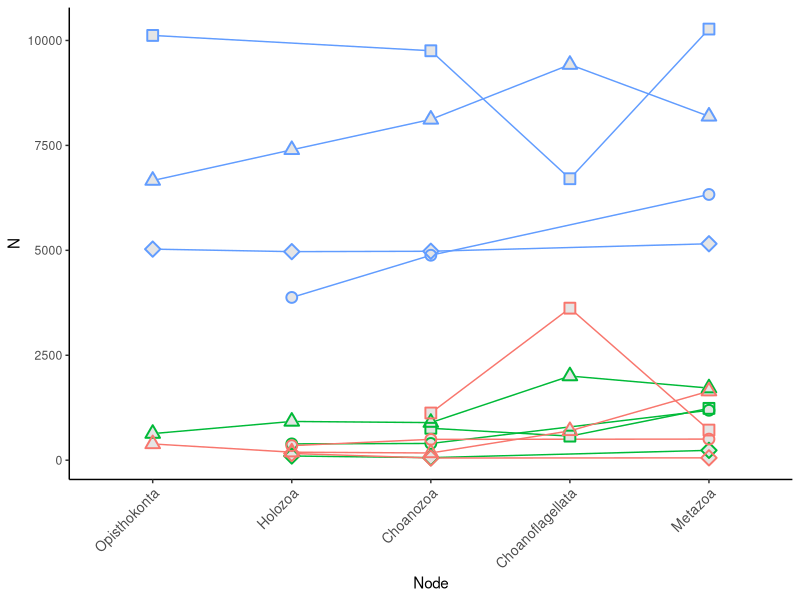
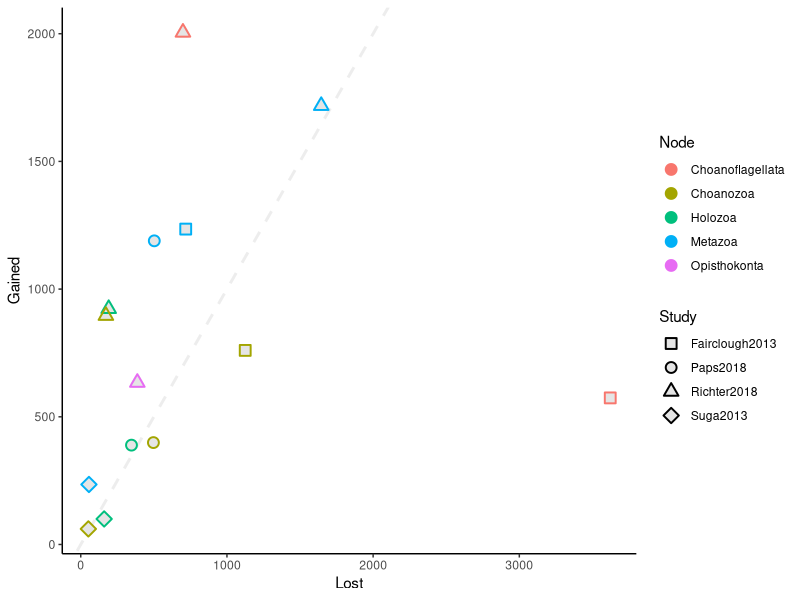
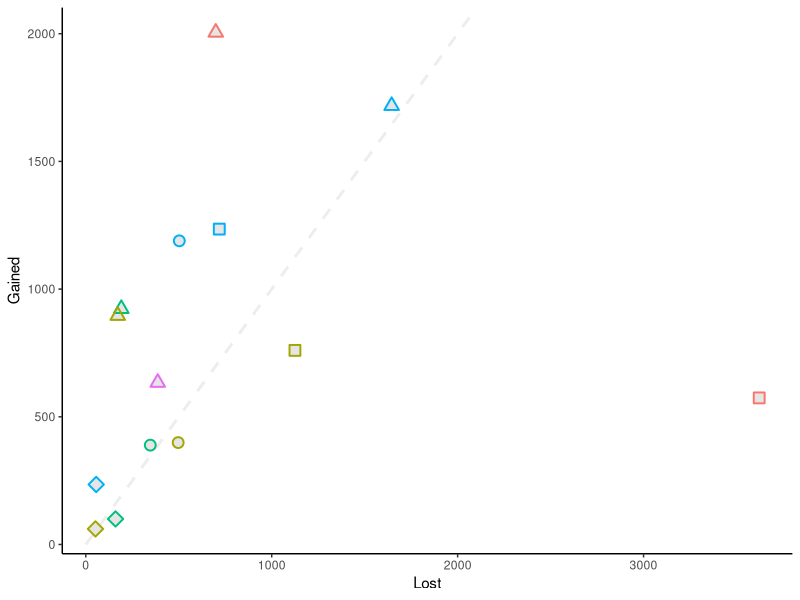
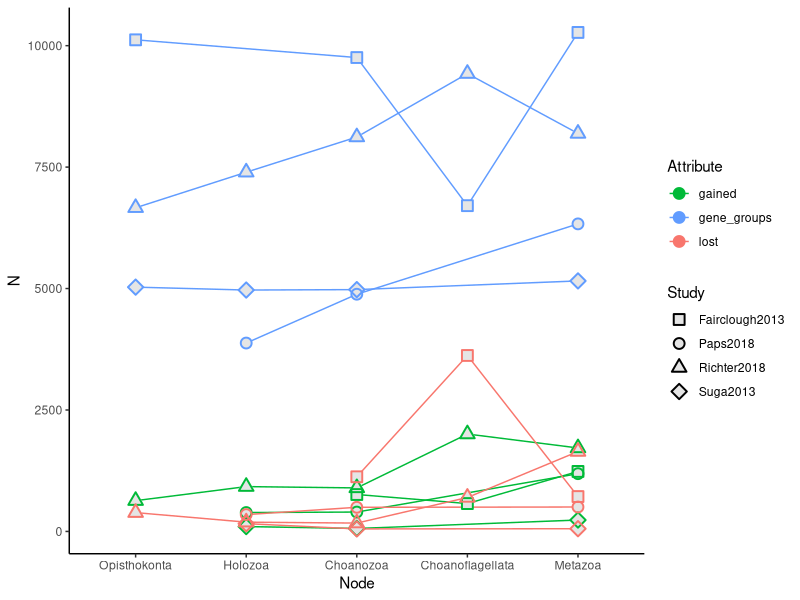
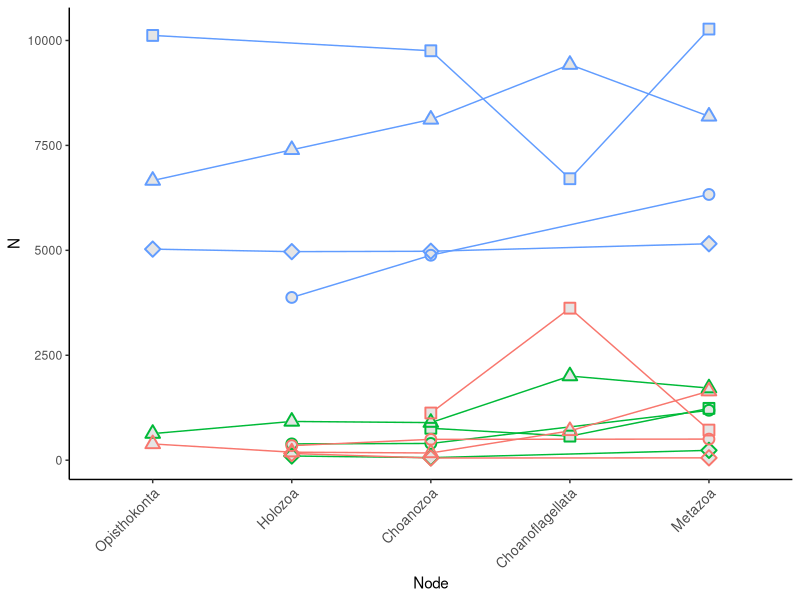
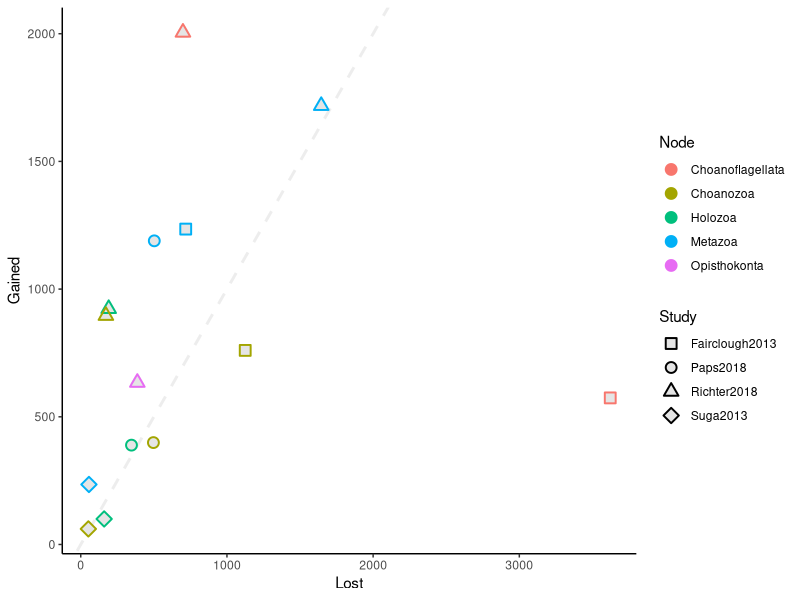
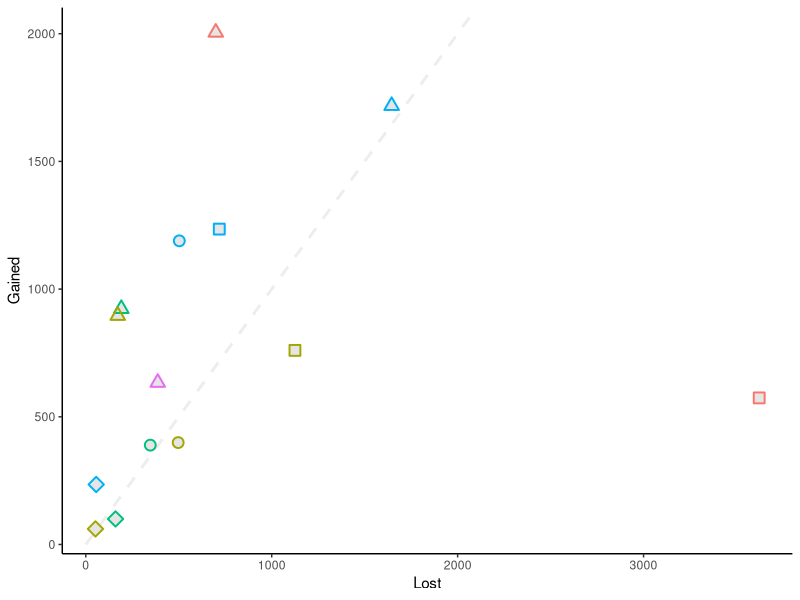

The R script that drew these images, in order:
# ---
# title: "Analyses"
# author: "Casey Dunn, Zack Lewis"
# date: "6/13/2018"
# ---

# Note that gene inventory data are not directly comparable. 
#   Both Fairclough2013 and Richter2018 rely on OrthoMCL, so they are the most comparable. 
#   Suga2013 rely on Pfam domains, so their numbers are much lower than other studies.

# dependencies
library(tidyverse)
library(reshape2)

# import data
D = read_csv("inventory_data.csv")

#remove King2008 data, because intron gain/loss not directly comparable
D = D %>% filter(!study %in% c("King2008"))

#rename nodes, if desired
D$node_renamed[D$node_renamed=="Opisthokonts"] <- "Opisthokonta"
D$node_renamed[D$node_renamed=="Choanoflagellates"] <- "Choanoflagellata"

#rename columns
D = dplyr::rename(D, 'gene_groups' = 'genes_total')

# gather
Dg = D %>% gather(`gene_groups`, `gained`, `lost`, key = "attribute", value = "n")

# remove NA
Filtered = Dg %>% filter(!is.na(node_renamed))

#rearranging ordering by nodes

order <- c("Opisthokonta", "Holozoa", "Choanozoa","Choanoflagellata", "Metazoa")

FilteredReorder = Filtered %>%
  mutate(node_renamed = factor(node_renamed, levels = order)) %>%
  arrange(node_renamed)

FilteredReorder = FilteredReorder %>% filter(!is.na(node_renamed))

#############################
# plotting gene family counts
#############################

countPlot <- FilteredReorder %>%
  ggplot() +
    #geom_point(aes(x=node_renamed, y = n, col =attribute, pch=study), size=2,stroke = 2) +
    geom_line(aes(group=interaction(study, attribute),  x = node_renamed, y = n, col = attribute)) +
    theme_classic() +
    guides(colour = guide_legend(title="Attribute")) +
    guides(pch = guide_legend(title="Study")) +
    labs(x = "Node", y = "N") +
    theme(legend.position = "right") +
    scale_shape_manual(values=c(0,1,2,5)) 

#layering points
countPlot <- countPlot +  geom_point(aes(x=node_renamed, y = n,  pch=study), col ="grey90", size=0,stroke = 3) +
  geom_point(aes(x=node_renamed, y = n, col =attribute, pch=study), size=3,stroke = 1)

# changing color order
countPlot <- countPlot + scale_color_manual(values=c("#00BA38","#619CFF", "#F8766D"))

#removing legend and changing angle
countPlotNoLegend<-countPlot + theme(legend.position="none", axis.text.x = element_text(angle = 45, hjust = 1, size=10))
countPlotNoLegend

#save output
ggsave( "fig1C.pdf", countPlot, device=pdf, width=5, height=4 )
ggsave( "fig1C_noLegend.pdf", countPlotNoLegend, device=pdf, width=5, height=4 )

################################
# scatterplot gains vs. losses
################################

#remove NAs
D.noNA = D %>% filter(!is.na(node_renamed))

gainLossPlot <- D.noNA %>%
	ggplot() +
		#geom_point(aes(x=lost, y=gained, col=node_renamed, pch=study), na.rm = TRUE, size = 3,stroke=2) +
    scale_shape_manual(values=c(0,1,2,5)) +
    guides(colour = guide_legend(title="Node")) +
    guides(pch = guide_legend(title="Study")) +
    labs(x = "Lost", y = "Gained") +
    theme_classic() +
    geom_abline(intercept = 0, slope = 1, color="grey90", linetype="dashed", size=1, alpha=0.7) #+
    #scale_x_continuous(limits = c(0, 3700)) + scale_y_continuous(limits = c(0, 3700))

#layering points
gainLossPlot <- gainLossPlot + geom_point(aes(x=lost, y=gained, pch=study), col="grey90", na.rm = TRUE, size = 0,stroke=3) +
  geom_point(aes(x=lost, y=gained, col=D.noNA$node_renamed, pch=study), na.rm = TRUE, size = 3,stroke=1) 

gainLossPlot

ggsave( "fig1D.pdf", gainLossPlot, device=pdf, width=5, height=4 )

gainLossPlotnoLegend<-gainLossPlot + theme(legend.position="none")
gainLossPlotnoLegend

ggsave( "fig1D_noLegend.pdf", gainLossPlotnoLegend, device=pdf, width=5, height=4 )







